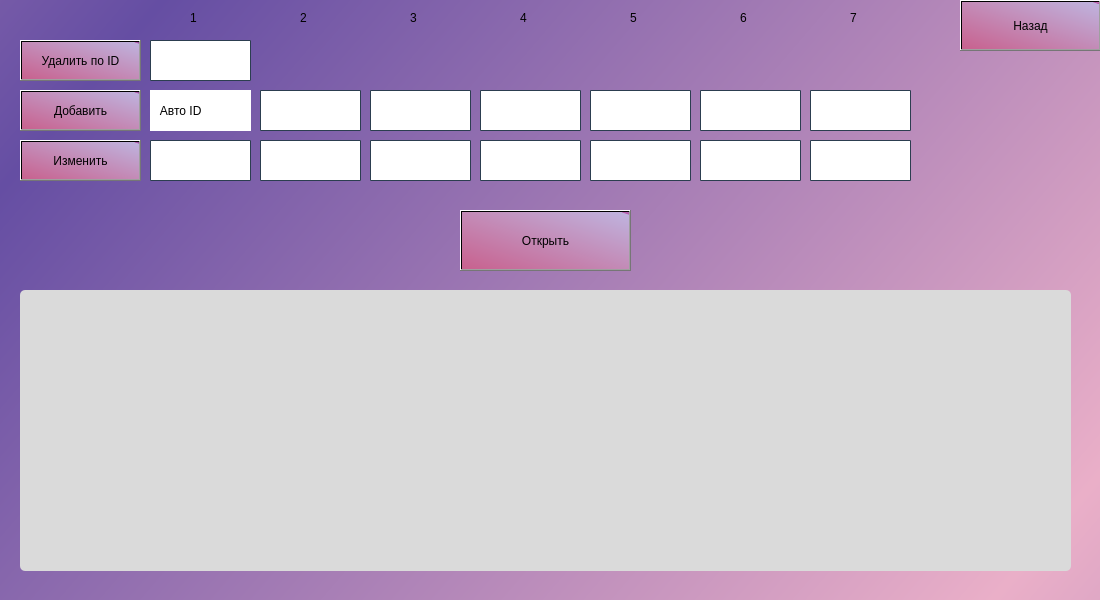
<?xml version="1.0" encoding="UTF-8"?>
<ui version="4.0">
 <class>MainWindow</class>
 <widget class="QMainWindow" name="MainWindow">
  <property name="geometry">
   <rect>
    <x>0</x>
    <y>0</y>
    <width>1100</width>
    <height>600</height>
   </rect>
  </property>
  <property name="minimumSize">
   <size>
    <width>1100</width>
    <height>600</height>
   </size>
  </property>
  <property name="maximumSize">
   <size>
    <width>1100</width>
    <height>600</height>
   </size>
  </property>
  <property name="sizeIncrement">
   <size>
    <width>1100</width>
    <height>600</height>
   </size>
  </property>
  <property name="baseSize">
   <size>
    <width>1100</width>
    <height>600</height>
   </size>
  </property>
  <property name="windowTitle">
   <string>drivers</string>
  </property>
  <property name="styleSheet">
   <string notr="true">font: 75 8pt &quot;Courier&quot;;
background-color: qlineargradient(spread:reflect, x1:0, y1:0.318, x2:1, y2:0.784, stop:0 rgba(101, 78, 163, 1), stop:1 rgba(234, 175, 200, 1));</string>
  </property>
  <widget class="QWidget" name="centralwidget">
   <widget class="QTableWidget" name="tableWidget">
    <property name="geometry">
     <rect>
      <x>20</x>
      <y>290</y>
      <width>1051</width>
      <height>281</height>
     </rect>
    </property>
    <property name="styleSheet">
     <string notr="true">background-color: rgb(218, 218, 218);
border-radius: 5px;</string>
    </property>
    <property name="dragEnabled">
     <bool>true</bool>
    </property>
   </widget>
   <widget class="QPushButton" name="Dell">
    <property name="geometry">
     <rect>
      <x>20</x>
      <y>40</y>
      <width>121</width>
      <height>41</height>
     </rect>
    </property>
    <property name="styleSheet">
     <string notr="true">font: 12pt &quot;Yu Gothic UI&quot;;
background-color: qlineargradient(spread:pad, x1:0, y1:1, x2:1, y2:0, stop:0 rgba(200, 97, 142, 255), stop:0.971591 rgba(191, 178, 221, 255), stop:0.98 rgba(185, 86, 169, 255), stop:1 rgba(185, 86, 169, 0));
border: (none);</string>
    </property>
    <property name="text">
     <string>Удалить по ID</string>
    </property>
   </widget>
   <widget class="QPushButton" name="Add">
    <property name="geometry">
     <rect>
      <x>20</x>
      <y>90</y>
      <width>121</width>
      <height>41</height>
     </rect>
    </property>
    <property name="styleSheet">
     <string notr="true">font: 14pt &quot;Yu Gothic UI&quot;;
background-color: qlineargradient(spread:pad, x1:0, y1:1, x2:1, y2:0, stop:0 rgba(200, 97, 142, 255), stop:0.971591 rgba(191, 178, 221, 255), stop:0.98 rgba(185, 86, 169, 255), stop:1 rgba(185, 86, 169, 0));
border: (none);</string>
    </property>
    <property name="text">
     <string>Добавить</string>
    </property>
   </widget>
   <widget class="QPushButton" name="Change">
    <property name="geometry">
     <rect>
      <x>20</x>
      <y>140</y>
      <width>121</width>
      <height>41</height>
     </rect>
    </property>
    <property name="styleSheet">
     <string notr="true">font: 14pt &quot;Yu Gothic UI&quot;;
background-color: qlineargradient(spread:pad, x1:0, y1:1, x2:1, y2:0, stop:0 rgba(200, 97, 142, 255), stop:0.971591 rgba(191, 178, 221, 255), stop:0.98 rgba(185, 86, 169, 255), stop:1 rgba(185, 86, 169, 0));
border: (none);</string>
    </property>
    <property name="text">
     <string>Изменить</string>
    </property>
   </widget>
   <widget class="QPushButton" name="Open">
    <property name="geometry">
     <rect>
      <x>460</x>
      <y>210</y>
      <width>171</width>
      <height>61</height>
     </rect>
    </property>
    <property name="styleSheet">
     <string notr="true">font: 14pt &quot;Yu Gothic UI&quot;;
background-color: qlineargradient(spread:pad, x1:0, y1:1, x2:1, y2:0, stop:0 rgba(200, 97, 142, 255), stop:0.971591 rgba(191, 178, 221, 255), stop:0.98 rgba(185, 86, 169, 255), stop:1 rgba(185, 86, 169, 0));
border: (none);</string>
    </property>
    <property name="text">
     <string>Открыть</string>
    </property>
   </widget>
   <widget class="QPushButton" name="Back">
    <property name="geometry">
     <rect>
      <x>960</x>
      <y>0</y>
      <width>141</width>
      <height>51</height>
     </rect>
    </property>
    <property name="styleSheet">
     <string notr="true">font: 14pt &quot;Yu Gothic UI&quot;;
background-color: qlineargradient(spread:pad, x1:0, y1:1, x2:1, y2:0, stop:0 rgba(200, 97, 142, 255), stop:0.971591 rgba(191, 178, 221, 255), stop:0.98 rgba(185, 86, 169, 255), stop:1 rgba(185, 86, 169, 0));
border: (none);</string>
    </property>
    <property name="text">
     <string>Назад</string>
    </property>
   </widget>
   <widget class="QLineEdit" name="DellLine">
    <property name="geometry">
     <rect>
      <x>150</x>
      <y>40</y>
      <width>101</width>
      <height>41</height>
     </rect>
    </property>
    <property name="styleSheet">
     <string notr="true">/* Стили для поля ввода */
QLineEdit {
    border: 1px solid #2c3e50;
    border-radius: 1px;
    padding: 8px;
    font-size: 13px;
    
	background-color: rgb(255, 255, 255);
}

/* Стили для поля ввода при получении фокуса */
QLineEdit:focus {
    border-color: #34495e;
}
</string>
    </property>
    <property name="text">
     <string/>
    </property>
   </widget>
   <widget class="QLineEdit" name="AddLine">
    <property name="geometry">
     <rect>
      <x>260</x>
      <y>90</y>
      <width>101</width>
      <height>41</height>
     </rect>
    </property>
    <property name="styleSheet">
     <string notr="true">/* Стили для поля ввода */
QLineEdit {
    border: 1px solid #2c3e50;
    border-radius: 1px;
    padding: 8px;
    font-size: 13px;
    
	background-color: rgb(255, 255, 255);
}

/* Стили для поля ввода при получении фокуса */
QLineEdit:focus {
    border-color: #34495e;
}
</string>
    </property>
   </widget>
   <widget class="QLineEdit" name="ChangeLine_1">
    <property name="geometry">
     <rect>
      <x>260</x>
      <y>140</y>
      <width>101</width>
      <height>41</height>
     </rect>
    </property>
    <property name="styleSheet">
     <string notr="true">/* Стили для поля ввода */
QLineEdit {
    border: 1px solid #2c3e50;
    border-radius: 1px;
    padding: 8px;
    font-size: 13px;
    
	background-color: rgb(255, 255, 255);
}

/* Стили для поля ввода при получении фокуса */
QLineEdit:focus {
    border-color: #34495e;
}
</string>
    </property>
   </widget>
   <widget class="QLineEdit" name="ChangeLine">
    <property name="geometry">
     <rect>
      <x>150</x>
      <y>140</y>
      <width>101</width>
      <height>41</height>
     </rect>
    </property>
    <property name="styleSheet">
     <string notr="true">/* Стили для поля ввода */
QLineEdit {
    border: 1px solid #2c3e50;
    border-radius: 1px;
    padding: 8px;
    font-size: 13px;
    
	background-color: rgb(255, 255, 255);
}

/* Стили для поля ввода при получении фокуса */
QLineEdit:focus {
    border-color: #34495e;
}
</string>
    </property>
   </widget>
   <widget class="QLineEdit" name="AddLine_2">
    <property name="geometry">
     <rect>
      <x>370</x>
      <y>90</y>
      <width>101</width>
      <height>41</height>
     </rect>
    </property>
    <property name="styleSheet">
     <string notr="true">/* Стили для поля ввода */
QLineEdit {
    border: 1px solid #2c3e50;
    border-radius: 1px;
    padding: 8px;
    font-size: 13px;
    
	background-color: rgb(255, 255, 255);
}

/* Стили для поля ввода при получении фокуса */
QLineEdit:focus {
    border-color: #34495e;
}
</string>
    </property>
   </widget>
   <widget class="QLineEdit" name="AddLine_3">
    <property name="geometry">
     <rect>
      <x>480</x>
      <y>90</y>
      <width>101</width>
      <height>41</height>
     </rect>
    </property>
    <property name="styleSheet">
     <string notr="true">/* Стили для поля ввода */
QLineEdit {
    border: 1px solid #2c3e50;
    border-radius: 1px;
    padding: 8px;
    font-size: 13px;
    
	background-color: rgb(255, 255, 255);
}

/* Стили для поля ввода при получении фокуса */
QLineEdit:focus {
    border-color: #34495e;
}
</string>
    </property>
   </widget>
   <widget class="QLineEdit" name="AddLine_4">
    <property name="geometry">
     <rect>
      <x>590</x>
      <y>90</y>
      <width>101</width>
      <height>41</height>
     </rect>
    </property>
    <property name="styleSheet">
     <string notr="true">/* Стили для поля ввода */
QLineEdit {
    border: 1px solid #2c3e50;
    border-radius: 1px;
    padding: 8px;
    font-size: 13px;
    
	background-color: rgb(255, 255, 255);
}

/* Стили для поля ввода при получении фокуса */
QLineEdit:focus {
    border-color: #34495e;
}
</string>
    </property>
   </widget>
   <widget class="QLineEdit" name="ChangeLine_2">
    <property name="geometry">
     <rect>
      <x>370</x>
      <y>140</y>
      <width>101</width>
      <height>41</height>
     </rect>
    </property>
    <property name="styleSheet">
     <string notr="true">/* Стили для поля ввода */
QLineEdit {
    border: 1px solid #2c3e50;
    border-radius: 1px;
    padding: 8px;
    font-size: 13px;
    
	background-color: rgb(255, 255, 255);
}

/* Стили для поля ввода при получении фокуса */
QLineEdit:focus {
    border-color: #34495e;
}
</string>
    </property>
   </widget>
   <widget class="QLineEdit" name="ChangeLine_3">
    <property name="geometry">
     <rect>
      <x>480</x>
      <y>140</y>
      <width>101</width>
      <height>41</height>
     </rect>
    </property>
    <property name="styleSheet">
     <string notr="true">/* Стили для поля ввода */
QLineEdit {
    border: 1px solid #2c3e50;
    border-radius: 1px;
    padding: 8px;
    font-size: 13px;
    
	background-color: rgb(255, 255, 255);
}

/* Стили для поля ввода при получении фокуса */
QLineEdit:focus {
    border-color: #34495e;
}
</string>
    </property>
   </widget>
   <widget class="QLineEdit" name="ChangeLine_4">
    <property name="geometry">
     <rect>
      <x>590</x>
      <y>140</y>
      <width>101</width>
      <height>41</height>
     </rect>
    </property>
    <property name="styleSheet">
     <string notr="true">/* Стили для поля ввода */
QLineEdit {
    border: 1px solid #2c3e50;
    border-radius: 1px;
    padding: 8px;
    font-size: 13px;
    
	background-color: rgb(255, 255, 255);
}

/* Стили для поля ввода при получении фокуса */
QLineEdit:focus {
    border-color: #34495e;
}
</string>
    </property>
   </widget>
   <widget class="QLineEdit" name="AddLine_5">
    <property name="geometry">
     <rect>
      <x>700</x>
      <y>90</y>
      <width>101</width>
      <height>41</height>
     </rect>
    </property>
    <property name="styleSheet">
     <string notr="true">/* Стили для поля ввода */
QLineEdit {
    border: 1px solid #2c3e50;
    border-radius: 1px;
    padding: 8px;
    font-size: 13px;
    
	background-color: rgb(255, 255, 255);
}

/* Стили для поля ввода при получении фокуса */
QLineEdit:focus {
    border-color: #34495e;
}
</string>
    </property>
   </widget>
   <widget class="QLineEdit" name="ChangeLine_5">
    <property name="geometry">
     <rect>
      <x>700</x>
      <y>140</y>
      <width>101</width>
      <height>41</height>
     </rect>
    </property>
    <property name="styleSheet">
     <string notr="true">/* Стили для поля ввода */
QLineEdit {
    border: 1px solid #2c3e50;
    border-radius: 1px;
    padding: 8px;
    font-size: 13px;
    
	background-color: rgb(255, 255, 255);
}

/* Стили для поля ввода при получении фокуса */
QLineEdit:focus {
    border-color: #34495e;
}
</string>
    </property>
   </widget>
   <widget class="QLineEdit" name="AddLine_6">
    <property name="geometry">
     <rect>
      <x>810</x>
      <y>90</y>
      <width>101</width>
      <height>41</height>
     </rect>
    </property>
    <property name="styleSheet">
     <string notr="true">/* Стили для поля ввода */
QLineEdit {
    border: 1px solid #2c3e50;
    border-radius: 1px;
    padding: 8px;
    font-size: 13px;
    
	background-color: rgb(255, 255, 255);
}

/* Стили для поля ввода при получении фокуса */
QLineEdit:focus {
    border-color: #34495e;
}
</string>
    </property>
   </widget>
   <widget class="QLineEdit" name="ChangeLine_6">
    <property name="geometry">
     <rect>
      <x>810</x>
      <y>140</y>
      <width>101</width>
      <height>41</height>
     </rect>
    </property>
    <property name="styleSheet">
     <string notr="true">/* Стили для поля ввода */
QLineEdit {
    border: 1px solid #2c3e50;
    border-radius: 1px;
    padding: 8px;
    font-size: 13px;
    
	background-color: rgb(255, 255, 255);
}

/* Стили для поля ввода при получении фокуса */
QLineEdit:focus {
    border-color: #34495e;
}
</string>
    </property>
   </widget>
   <widget class="QLabel" name="label">
    <property name="geometry">
     <rect>
      <x>190</x>
      <y>10</y>
      <width>16</width>
      <height>16</height>
     </rect>
    </property>
    <property name="styleSheet">
     <string notr="true">font: 14pt &quot;Yu Gothic UI&quot;;background: rgba(0,0,0,0.0);;</string>
    </property>
    <property name="text">
     <string>1</string>
    </property>
   </widget>
   <widget class="QLabel" name="label_2">
    <property name="geometry">
     <rect>
      <x>150</x>
      <y>90</y>
      <width>101</width>
      <height>41</height>
     </rect>
    </property>
    <property name="styleSheet">
     <string notr="true">font: 15pt &quot;Yu Gothic UI&quot;;
;
gridline-color: rgb(0, 0, 0);
background-color: rgb(255, 255, 255);</string>
    </property>
    <property name="text">
     <string>   Авто ID</string>
    </property>
   </widget>
   <widget class="QLabel" name="label_3">
    <property name="geometry">
     <rect>
      <x>300</x>
      <y>10</y>
      <width>16</width>
      <height>16</height>
     </rect>
    </property>
    <property name="styleSheet">
     <string notr="true">font: 14pt &quot;Yu Gothic UI&quot;;background: rgba(0,0,0,0.0);;</string>
    </property>
    <property name="text">
     <string>2</string>
    </property>
   </widget>
   <widget class="QLabel" name="label_4">
    <property name="geometry">
     <rect>
      <x>410</x>
      <y>10</y>
      <width>16</width>
      <height>16</height>
     </rect>
    </property>
    <property name="styleSheet">
     <string notr="true">font: 14pt &quot;Yu Gothic UI&quot;;background: rgba(0,0,0,0.0);;</string>
    </property>
    <property name="text">
     <string>3</string>
    </property>
   </widget>
   <widget class="QLabel" name="label_5">
    <property name="geometry">
     <rect>
      <x>520</x>
      <y>10</y>
      <width>16</width>
      <height>16</height>
     </rect>
    </property>
    <property name="styleSheet">
     <string notr="true">font: 14pt &quot;Yu Gothic UI&quot;;background: rgba(0,0,0,0.0);;</string>
    </property>
    <property name="text">
     <string>4</string>
    </property>
   </widget>
   <widget class="QLabel" name="label_6">
    <property name="geometry">
     <rect>
      <x>630</x>
      <y>10</y>
      <width>16</width>
      <height>16</height>
     </rect>
    </property>
    <property name="styleSheet">
     <string notr="true">font: 14pt &quot;Yu Gothic UI&quot;;background: rgba(0,0,0,0.0);;</string>
    </property>
    <property name="text">
     <string>5</string>
    </property>
   </widget>
   <widget class="QLabel" name="label_7">
    <property name="geometry">
     <rect>
      <x>740</x>
      <y>10</y>
      <width>16</width>
      <height>16</height>
     </rect>
    </property>
    <property name="styleSheet">
     <string notr="true">font: 14pt &quot;Yu Gothic UI&quot;;background: rgba(0,0,0,0.0);;</string>
    </property>
    <property name="text">
     <string>6</string>
    </property>
   </widget>
   <widget class="QLabel" name="label_9">
    <property name="geometry">
     <rect>
      <x>850</x>
      <y>10</y>
      <width>16</width>
      <height>16</height>
     </rect>
    </property>
    <property name="styleSheet">
     <string notr="true">font: 14pt &quot;Yu Gothic UI&quot;;background: rgba(0,0,0,0.0);;</string>
    </property>
    <property name="text">
     <string>7</string>
    </property>
   </widget>
  </widget>
 </widget>
 <resources/>
 <connections/>
</ui>
